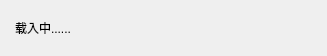
<?xml version="1.0" encoding="UTF-8"?>
<ui version="4.0">
 <class>W_TipWaitBoxClass</class>
 <widget class="QDialog" name="W_TipWaitBoxClass">
  <property name="geometry">
   <rect>
    <x>0</x>
    <y>0</y>
    <width>327</width>
    <height>56</height>
   </rect>
  </property>
  <property name="windowTitle">
   <string>载入中</string>
  </property>
  <layout class="QGridLayout" name="gridLayout">
   <property name="leftMargin">
    <number>15</number>
   </property>
   <property name="rightMargin">
    <number>15</number>
   </property>
   <item row="0" column="0">
    <widget class="QLabel" name="label">
     <property name="text">
      <string>载入中......</string>
     </property>
    </widget>
   </item>
  </layout>
 </widget>
 <resources/>
 <connections/>
</ui>
